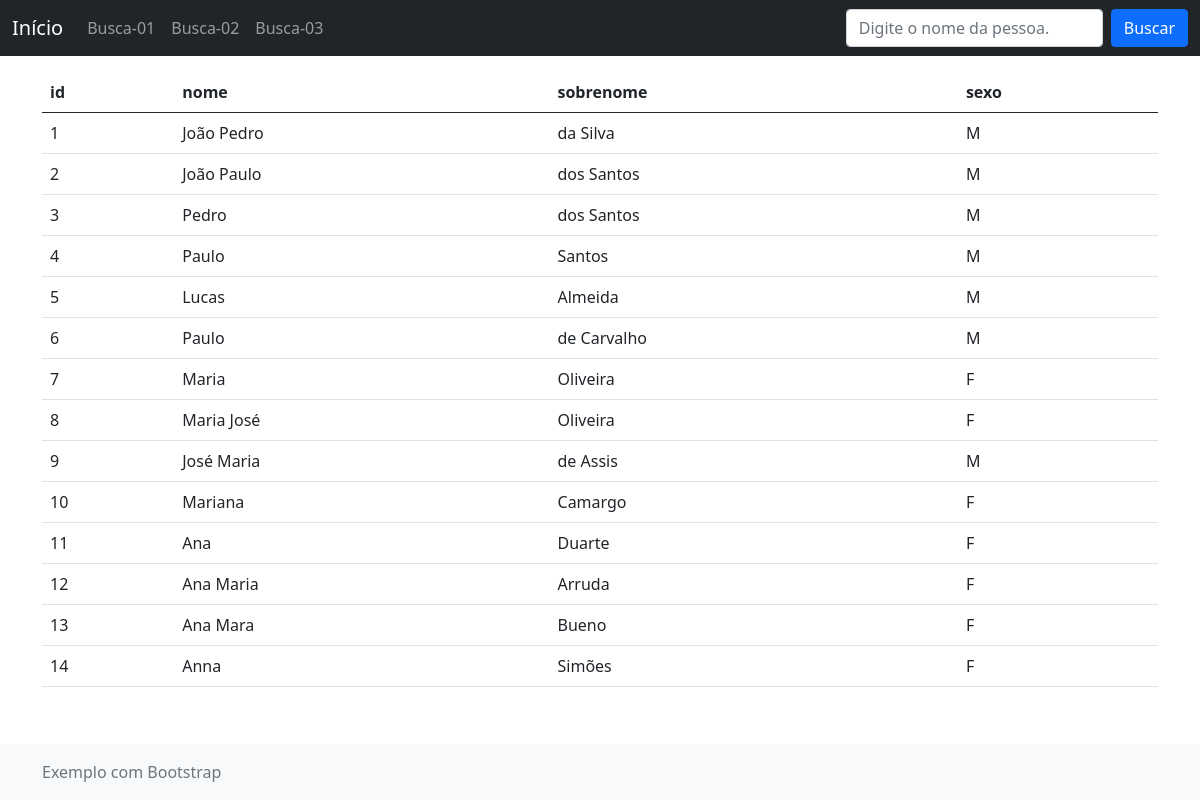
The page / on the database its author committed.
### tables this page shows
create table pessoa (
 id serial not null,
 nome varchar(50) not null,
 sobrenome varchar(50) not null,
 sexo char(1) not null,
 primary key(id)
);

### index.php (the view, shortened to what this page needs)
<!DOCTYPE html>
<html lang="en">
<head>
<link href="https://cdn.jsdelivr.net/npm/bootstrap@5.0.2/dist/css/bootstrap.min.css" rel="stylesheet">
<link rel="stylesheet" href="https://cdn.jsdelivr.net/npm/bootstrap-icons@1.5.0/font/bootstrap-icons.css">
</head>
<body>
<?php include("menu.php"); ?>
<div class="container">
	<?php
	include("banco_dados_conexao.php");
	try {
		$dbh->setAttribute(PDO::ATTR_ERRMODE, PDO::ERRMODE_EXCEPTION);
		$sth = $dbh->prepare('SELECT * from pessoa');
		$sth->execute();
		$result = $sth->fetchAll(PDO::FETCH_ASSOC);
		if(!empty($result)) {
			echo '<div class="table-responsive"> ';
			echo '<table class="table">';
			echo "<thead>";
			echo "<tr>";
			foreach($result[0] as $index=>$values) {
				echo "<th>$index</th>";
			}
			echo "</tr>";
			echo "</thead>";
			echo "<tbody>";
			foreach($result as $row) {
				echo "<tr>";
				foreach($row as $value){
					echo "<td>$value</td>";
				}
				echo "</tr>";
			}
			echo '</tbody>';
			echo '</table>';
			echo '</div>';
		} else {
			echo "Nenhum resultado encontrado.";
		}
	} catch (PDOException $e) {
		print "Error!: " . $e->getMessage() . "<br/><br><a href='index.php'>voltar</a>";
		die();
	}
	?>
</div>
<br><br>
<?php include("footer.php"); ?>
</body>
</html>

### menu.php (shortened to what this page needs)
<nav class="navbar navbar-expand-sm navbar-dark bg-dark sticky-top">
  <div class="container-fluid">
    <a class="navbar-brand" href="index.php">Início</a>
    <div class="collapse navbar-collapse" id="mynavbar">
      <ul class="navbar-nav me-auto">
        <li class="nav-item">
          <a class="nav-link" href="busca-01_form.php">Busca-01</a>
        </li>
        <li class="nav-item">
            <a class="nav-link" href="busca-02_form.php">Busca-02</a>
        </li>
        <li class="nav-item">
        <a class="nav-link" href="busca-03_form.php">Busca-03</a>
        </li>
      </ul>
      <form class="d-flex" method="post" action="busca-02_result.php">
        <input type="text" class="form-control me-2" id="nome" name="nome" placeholder="Digite o nome da pessoa.">
        <button class="btn btn-primary" type="button">Buscar</button>
      </form>
    </div>
  </div>
</nav>

### footer.php
<footer class="footer mt-auto py-3 bg-light fixed-bottom">
  <div class="container">
    <span class="text-muted">Exemplo com Bootstrap</span>
  </div>
</footer>

### index.php (style rules this page uses)
.navbar { margin-bottom: 1rem; }
body { padding-bottom: 50px; }

### rows shown on the page
pessoa: id "1", nome "João Pedro", sobrenome "da Silva", sexo "M"
pessoa: id "2", nome "João Paulo", sobrenome "dos Santos", sexo "M"
pessoa: id "3", nome "Pedro", sobrenome "dos Santos", sexo "M"
pessoa: id "4", nome "Paulo", sobrenome "Santos", sexo "M"
pessoa: id "5", nome "Lucas", sobrenome "Almeida", sexo "M"
pessoa: id "6", nome "Paulo", sobrenome "de Carvalho", sexo "M"
pessoa: id "7", nome "Maria", sobrenome "Oliveira", sexo "F"
pessoa: id "8", nome "Maria José", sobrenome "Oliveira", sexo "F"
pessoa: id "9", nome "José Maria", sobrenome "de Assis", sexo "M"
pessoa: id "10", nome "Mariana", sobrenome "Camargo", sexo "F"
pessoa: id "11", nome "Ana", sobrenome "Duarte", sexo "F"
pessoa: id "12", nome "Ana Maria", sobrenome "Arruda", sexo "F"
pessoa: id "13", nome "Ana Mara", sobrenome "Bueno", sexo "F"
pessoa: id "14", nome "Anna", sobrenome "Simões", sexo "F"

### other values the page prints
$index "id"
$index "nome"
$index "sobrenome"
$index "sexo"
